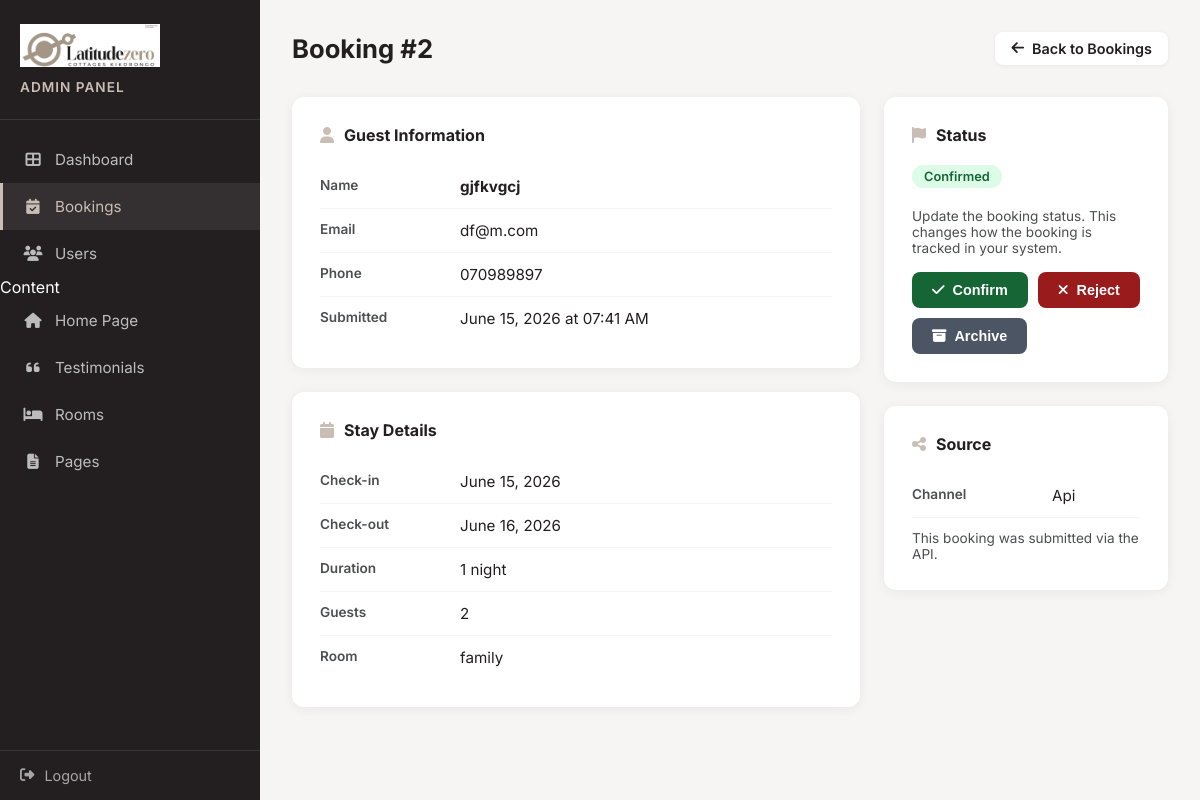
Screenshot of /admin/bookings/2/ (signed in) with the database file from the repository.
### models.py (models this page shows, shortened)
class Booking(db.Model):
    __tablename__ = 'bookings'
    id = db.Column(db.Integer, primary_key=True)
    checkin = db.Column(db.Date, nullable=False)
    checkout = db.Column(db.Date, nullable=False)
    guests = db.Column(db.String(20), nullable=False)
    room = db.Column(db.String(100), nullable=False)
    name = db.Column(db.String(120), nullable=False)
    email = db.Column(db.String(120), nullable=False)
    phone = db.Column(db.String(40))
    requests = db.Column(db.Text)
    status = db.Column(db.String(20), default='pending')
    source = db.Column(db.String(20), default='whatsapp')
    created_at = db.Column(db.DateTime, default=datetime.utcnow)
    @property
    def nights(self):
        if self.checkout and self.checkin:
            return (self.checkout - self.checkin).days
        return 0

### app.py (the view, shortened to what this page needs)
@app.route('/admin/bookings/<int:booking_id>/', methods=['GET', 'POST'])
@login_required
def admin_booking_detail(booking_id):
    booking = Booking.query.get_or_404(booking_id)
    return render_template('booking_detail.html', booking=booking)

### app.py (called while the page is built)
@login_manager.user_loader
def load_user(user_id):
    return User.query.get(int(user_id))

### templates/booking_detail.html (shortened to what this page needs)
<!DOCTYPE html>
<html lang="en">
<head>
    <link rel="stylesheet" href="https://cdnjs.cloudflare.com/ajax/libs/font-awesome/6.4.0/css/all.min.css">
</head>
<body>
    <div class="admin-layout">
        <aside class="sidebar">
            <div class="sidebar-header">
                <img src="/images/logos/secondary-logo.png" alt="Latitude Zero">
                <h2>Admin Panel</h2>
            </div>
            <nav class="sidebar-nav">
                <a href="/admin/"><i class="fas fa-th-large"></i> Dashboard</a>
                <a href="/admin/bookings/" class="active"><i class="fas fa-calendar-check"></i> Bookings</a>
                {% if current_user.is_superuser %}
                <a href="/admin/users/"><i class="fas fa-users"></i> Users</a>
                {% endif %}
                <div class="nav-section-title">Content</div>
                <a href="/admin/settings/"><i class="fas fa-home"></i> Home Page</a>
                <a href="/admin/testimonials/"><i class="fas fa-quote-left"></i> Testimonials</a>
                <a href="/admin/rooms/"><i class="fas fa-bed"></i> Rooms</a>
                <a href="/admin/pages/"><i class="fas fa-file-alt"></i> Pages</a>
            </nav>
            <div class="sidebar-footer">
                <a href="/admin/logout/"><i class="fas fa-sign-out-alt"></i> Logout</a>
            </div>
        </aside>
        <main class="main-content">
            <div class="page-header">
                <h1>Booking #{{ booking.id }}</h1>
                <a href="/admin/bookings/" class="back-btn"><i class="fas fa-arrow-left"></i> Back to Bookings</a>
            </div>
            <div class="detail-grid">
                <div>
                    <div class="detail-card">
                        <h3><i class="fas fa-user"></i> Guest Information</h3>
                        <div class="detail-row">
                            <div class="detail-label">Name</div>
                            <div class="detail-value"><strong>{{ booking.name }}</strong></div>
                        </div>
                        <div class="detail-row">
                            <div class="detail-label">Email</div>
                            <div class="detail-value">{{ booking.email }}</div>
                        </div>
                        <div class="detail-row">
                            <div class="detail-label">Phone</div>
                            <div class="detail-value">{{ booking.phone or 'Not provided' }}</div>
                        </div>
                        <div class="detail-row">
                            <div class="detail-label">Submitted</div>
                            <div class="detail-value">{{ booking.created_at.strftime('%B %d, %Y at %I:%M %p') }}</div>
                        </div>
                    </div>
                    <div class="detail-card">
                        <h3><i class="fas fa-calendar"></i> Stay Details</h3>
                        <div class="detail-row">
                            <div class="detail-label">Check-in</div>
                            <div class="detail-value">{{ booking.checkin.strftime('%B %d, %Y') }}</div>
                        </div>
                        <div class="detail-row">
                            <div class="detail-label">Check-out</div>
                            <div class="detail-value">{{ booking.checkout.strftime('%B %d, %Y') }}</div>
                        </div>
                        <div class="detail-row">
                            <div class="detail-label">Duration</div>
                            <div class="detail-value">{{ booking.nights }} night{{ 's' if booking.nights != 1 else '' }}</div>
                        </div>
                        <div class="detail-row">
                            <div class="detail-label">Guests</div>
                            <div class="detail-value">{{ booking.guests }}</div>
                        </div>
                        <div class="detail-row">
                            <div class="detail-label">Room</div>
                            <div class="detail-value">{{ booking.room }}</div>
                        </div>
                    </div>
                </div>
                <div>
                    <div class="detail-card">
                        <h3><i class="fas fa-flag"></i> Status</h3>
                        <div style="margin-bottom: 20px;">
                            <span class="badge {{ booking.status }}">{{ booking.status|title }}</span>
                        </div>
                        <p style="font-size:0.85rem;color:#4C4E4F;margin-bottom:16px;">Update the booking status. This changes how the booking is tracked in your system.</p>
                        <div class="action-buttons">
                            <form method="POST" style="display:inline;">
                                <button type="submit" class="btn-action btn-approve"><i class="fas fa-check"></i> Confirm</button>
                            </form>
                            <form method="POST" style="display:inline;">
                                <button type="submit" class="btn-action btn-reject"><i class="fas fa-times"></i> Reject</button>
                            </form>
                            <form method="POST" style="display:inline;">
                                <button type="submit" class="btn-action btn-archive"><i class="fas fa-archive"></i> Archive</button>
                            </form>
                        </div>
                    </div>
                    <div class="detail-card">
                        <h3><i class="fas fa-share-alt"></i> Source</h3>
                        <div class="detail-row">
                            <div class="detail-label">Channel</div>
                            <div class="detail-value" style="text-transform:capitalize;">{{ booking.source }}</div>
                        </div>
                        <p style="margin-top:12px;font-size:0.85rem;color:#4C4E4F;">
                            {% if booking.source == 'whatsapp' %}
                            This booking came from the website booking form and was sent via WhatsApp.
                            {% elif booking.source == 'api' %}
                            This booking was submitted via the API.
                            {% else %}
                            Booking submitted directly.
                            {% endif %}
                        </p>
                    </div>
                </div>
            </div>
        </main>
    </div>
</body>
</html>

### templates/booking_detail.html (style rules this page uses)
* { margin: 0; padding: 0; box-sizing: border-box; }
body { font-family: 'Inter', sans-serif; background: #f7f5f3; color: #231F20; min-height: 100vh; }
.admin-layout { display: flex; min-height: 100vh; }
.sidebar { width: 260px; background: #231F20; color: #fff; flex-shrink: 0; display: flex; flex-direction: column; }
.sidebar-header { padding: 24px 20px; border-bottom: 1px solid rgba(255,255,255,0.1); }
.sidebar-header img { max-width: 140px; margin-bottom: 8px; }
.sidebar-header h2 { font-size: 0.85rem; font-weight: 600; color: #C9BDB5; text-transform: uppercase; letter-spacing: 1px; }
.sidebar-nav { flex: 1; padding: 16px 0; }
.sidebar-nav a { display: flex; align-items: center; gap: 12px; padding: 14px 20px; color: rgba(255,255,255,0.7); text-decoration: none; font-size: 0.95rem; transition: all 0.2s; border-left: 3px solid transparent; }
.sidebar-nav a.active { background: rgba(201,189,181,0.1); color: #C9BDB5; border-left-color: #C9BDB5; }
.sidebar-nav a i { width: 20px; text-align: center; }
.sidebar-footer { padding: 16px 20px; border-top: 1px solid rgba(255,255,255,0.1); }
.sidebar-footer a { display: flex; align-items: center; gap: 10px; color: rgba(255,255,255,0.6); text-decoration: none; font-size: 0.9rem; transition: color 0.2s; }
.main-content { flex: 1; padding: 32px; overflow-y: auto; }
.page-header { display: flex; justify-content: space-between; align-items: center; margin-bottom: 32px; gap: 16px; flex-wrap: wrap; }
.page-header h1 { font-size: 1.6rem; font-weight: 700; }
.back-btn { display: inline-flex; align-items: center; gap: 8px; padding: 8px 16px; background: #fff; color: #231F20; text-decoration: none; border-radius: 8px; font-size: 0.9rem; font-weight: 600; box-shadow: 0 1px 4px rgba(0,0,0,0.06); transition: all 0.2s; }
.detail-grid { display: grid; grid-template-columns: 2fr 1fr; gap: 24px; }
.detail-card { background: #fff; border-radius: 12px; box-shadow: 0 2px 12px rgba(35,31,32,0.06); padding: 28px; margin-bottom: 24px; }
.detail-card h3 { font-size: 1rem; font-weight: 700; margin-bottom: 20px; color: #231F20; display: flex; align-items: center; gap: 10px; }
.detail-card h3 i { color: #C9BDB5; }
.detail-row { display: flex; padding: 12px 0; border-bottom: 1px solid #f3f4f6; }
.detail-row:last-child { border-bottom: none; }
.detail-label { width: 140px; font-size: 0.85rem; font-weight: 600; color: #4C4E4F; flex-shrink: 0; }
.detail-value { font-size: 0.95rem; color: #231F20; }
.badge { display: inline-block; padding: 4px 12px; border-radius: 20px; font-size: 0.8rem; font-weight: 600; }
.badge.confirmed { background: #dcfce7; color: #166534; }
.action-buttons { display: flex; gap: 10px; flex-wrap: wrap; }
.btn-action { display: inline-flex; align-items: center; gap: 8px; padding: 10px 20px; border-radius: 8px; font-size: 0.9rem; font-weight: 600; border: none; cursor: pointer; text-decoration: none; transition: all 0.2s; }
.btn-approve { background: #166534; color: #fff; }
.btn-reject { background: #991b1b; color: #fff; }
.btn-archive { background: #4b5563; color: #fff; }

### rows the page displays
Booking: id "2", name "gjfkvgcj", email "df@m.com", phone "070989897", created_at "June 15, 2026 at 07:41 AM", checkin "June 15, 2026", checkout "June 16, 2026", nights "1", guests "2", room "family", status "Confirmed", source "Api"
